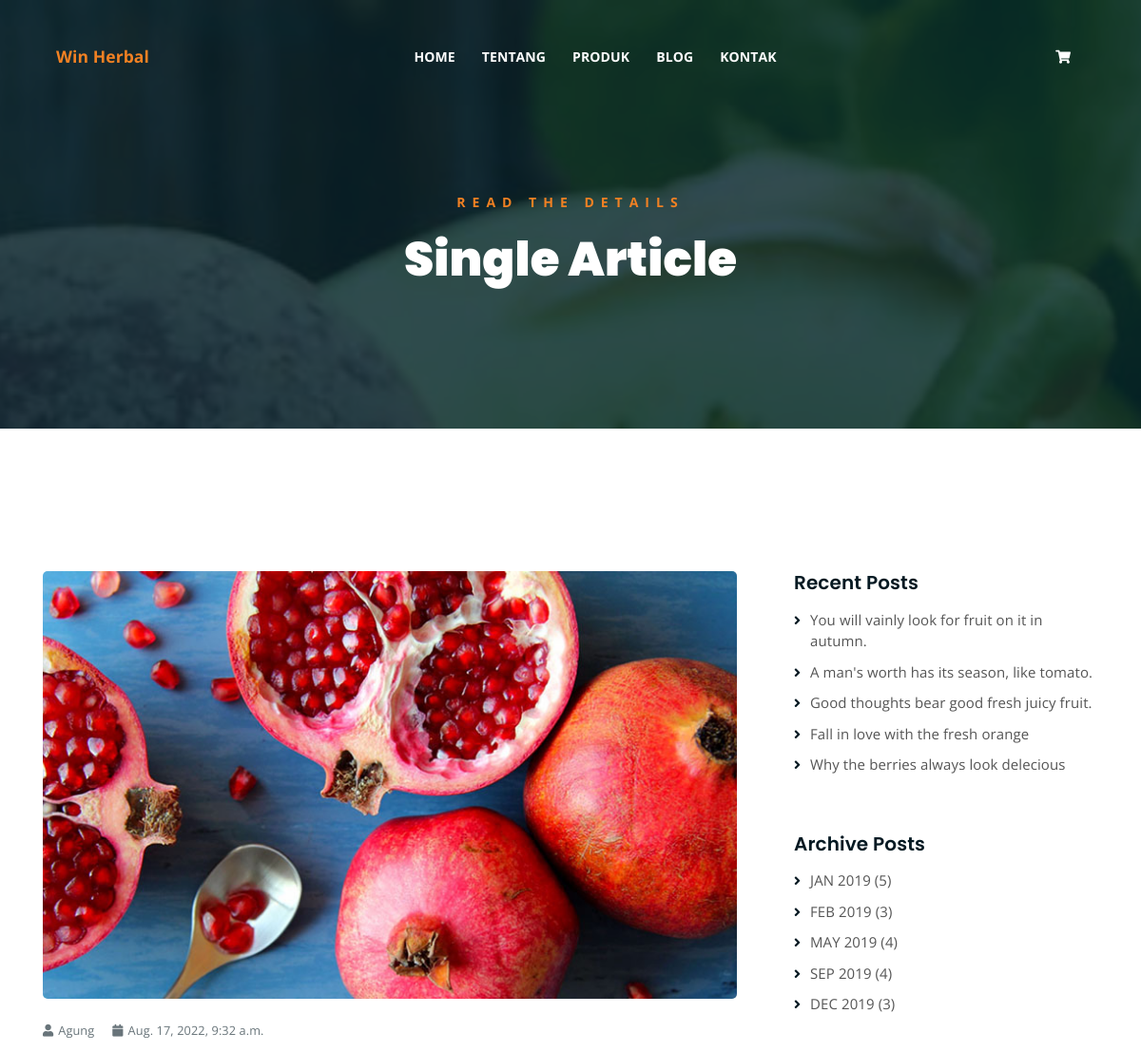
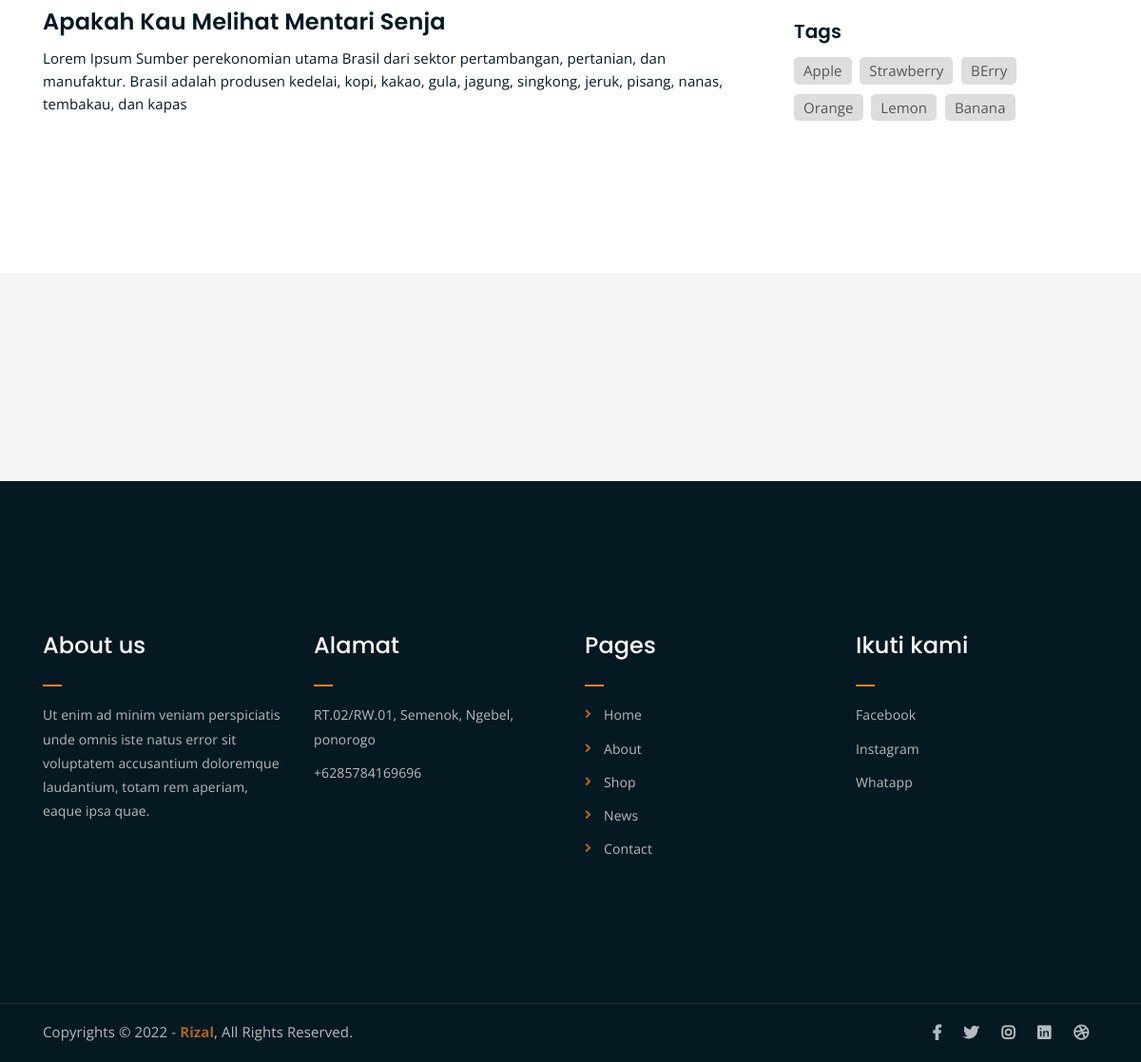
The page /blog/apakah-kau-melihat-mentari-senja on the database its author committed (2 pictures, top to bottom).
### blog/models.py (models this page shows, shortened)
class Article(models.Model):
    kategori = models.ForeignKey(ArCategory, related_name='article', on_delete=models.CASCADE)
    author = models.ForeignKey(settings.AUTH_USER_MODEL, on_delete=models.CASCADE, related_name='pengupload')
    judul = models.CharField(max_length=150)
    penulis = models.CharField(max_length=15, default='admin')
    body = models.TextField(blank=True)
    gambar = models.ImageField(upload_to='blog/', default='images/default.png')
    slug = models.SlugField(max_length=255)
    created = models.DateTimeField(auto_now_add=True)
    updated = models.DateTimeField(auto_now=True)
    class Meta:
        verbose_name_plural = 'Articles'
        ordering = ('-created',)

### blog/views.py (the view)
# urls.py: path('<slug:slug>', views.article_detail, name='article_detail'),
def article_detail(request, slug):
    article = get_object_or_404(Article, slug=slug,)
    return render(request, 'blog/single-news.html', {'article' : article})

### basket/basket.py (called while the page is built)
    def __len__(self):
        return sum(item['qty'] for item in self.basket.values())

### basket/context_processors.py (called while the page is built)
def basket(request):
    return {'basket': Basket(request)}

### store/context_processors.py (called while the page is built)
def categories(request):
    return {
        'categories': Category.objects.all()
    }

### templates/blog/single-news.html (shortened to what this page needs)
{% extends "../base.html" %}
{% load static %}
{% block content %}
	<div class="breadcrumb-section breadcrumb-bg">
		<div class="container">
			<div class="row">
				<div class="col-lg-8 offset-lg-2 text-center">
					<div class="breadcrumb-text">
						<p>Read the Details</p>
						<h1>Single Article</h1>
					</div>
				</div>
			</div>
		</div>
	</div>
	<div class="mt-150 mb-150">
		<div class="container">
			<div class="row">
				<div class="col-lg-8">
					<div class="single-article-section">
						<div class="single-article-text">
							<div class="single-artcile-bg"></div>
							<p class="blog-meta">
								<span class="author"><i class="fas fa-user"></i>{{ article.penulis }}</span>
								<span class="date"><i class="fas fa-calendar"></i>{{ article.created }}</span>
							</p>
							<h2>{{ article.judul }}</h2>
							<p>{{ article.body }}</p>
						</div>
					</div>
				</div>
				<div class="col-lg-4">
					<div class="sidebar-section">
						<div class="recent-posts">
							<h4>Recent Posts</h4>
							<ul>
								<li><a href="single-news.html">You will vainly look for fruit on it in autumn.</a></li>
								<li><a href="single-news.html">A man's worth has its season, like tomato.</a></li>
								<li><a href="single-news.html">Good thoughts bear good fresh juicy fruit.</a></li>
								<li><a href="single-news.html">Fall in love with the fresh orange</a></li>
								<li><a href="single-news.html">Why the berries always look delecious</a></li>
							</ul>
						</div>
						<div class="archive-posts">
							<h4>Archive Posts</h4>
							<ul>
								<li><a href="single-news.html">JAN 2019 (5)</a></li>
								<li><a href="single-news.html">FEB 2019 (3)</a></li>
								<li><a href="single-news.html">MAY 2019 (4)</a></li>
								<li><a href="single-news.html">SEP 2019 (4)</a></li>
								<li><a href="single-news.html">DEC 2019 (3)</a></li>
							</ul>
						</div>
						<div class="tag-section">
							<h4>Tags</h4>
							<ul>
								<li><a href="single-news.html">Apple</a></li>
								<li><a href="single-news.html">Strawberry</a></li>
								<li><a href="single-news.html">BErry</a></li>
								<li><a href="single-news.html">Orange</a></li>
								<li><a href="single-news.html">Lemon</a></li>
								<li><a href="single-news.html">Banana</a></li>
							</ul>
						</div>
					</div>
				</div>
			</div>
		</div>
	</div>
	<div class="logo-carousel-section">
		<div class="container">
			<div class="row">
				<div class="col-lg-12">
					<div class="logo-carousel-inner">
						<div class="single-logo-item">
							<img src="assets/img/company-logos/1.png" alt="">
						</div>
						<div class="single-logo-item">
							<img src="assets/img/company-logos/2.png" alt="">
						</div>
						<div class="single-logo-item">
							<img src="assets/img/company-logos/3.png" alt="">
						</div>
						<div class="single-logo-item">
							<img src="assets/img/company-logos/4.png" alt="">
						</div>
					</div>
				</div>
			</div>
		</div>
	</div>
{% endblock content %}

### static/main/css/main.css (style rules this page uses)
html { font-size: 14px; font-weight: 400; line-height: 28px; height: 100%; }
body { font-family: "Open Sans", sans-serif; font-weight: 400; font-size: 1rem; letter-spacing: 0.1px; line-height: 1.8; color: #051922; overflow-x: hidden; }
body img { max-width: 100%; }
a { cursor: pointer; text-decoration: none; -webkit-transition: all 0.2s ease-in-out; -o-transition: all 0.2s ease-in-out; transition: all 0.2s ease-in-out; }
h1, .h1, h2, .h2, h3, .h3, h4, .h4, h5, .h5, h6, .h6 { font-family: "Poppins", sans-serif; font-weight: 700; margin: 0 0 1.25rem 0; color: #051922; }
h1:last-child, .h1:last-child, h2:last-child, .h2:last-child, h3:last-child, .h3:last-child, h4:last-child, .h4:last-child, h5:last-child, .h5:last-child, h6:last-child, .h6:last-child { margin: 0; }
h1, .h1 { font-size: 4rem; font-weight: 700; line-height: 4rem; }
h2, .h2 { font-size: 3rem; font-weight: 700; line-height: 3.25rem; }
h4, .h4 { font-size: 1.5rem; font-weight: 700; line-height: 1.75rem; }
p { font-family: "Open Sans", sans-serif; font-weight: 400; font-size: 1rem; letter-spacing: 0.1px; line-height: 1.8; color: #051922; margin: 0 0 1.25rem 0; }
p:last-child { margin: 0; }
.mt-150 { margin-top: 150px; }
.mb-150 { margin-bottom: 150px; }
.breadcrumb-bg { background-image: url(../img/breadcrumb-bg.jpg); }
.breadcrumb-text p { color: #F28123; font-weight: 700; text-transform: uppercase; letter-spacing: 7px; }
.breadcrumb-text h1 { font-size: 50px; font-weight: 900; color: #fff; margin: 0; margin-top: 20px; }
.breadcrumb-section { padding: 150px 0; background-size: cover; background-position: center center; position: relative; z-index: 1; background-attachment: fixed; padding-top: 200px; }
.breadcrumb-section:after { position: absolute; left: 0; top: 0; width: 100%; height: 100%; content: ""; background-color: #07212e; z-index: -1; opacity: 0.8; }
.single-logo-item img { max-width: 180px; margin: 0 auto; }
.logo-carousel-section { background-color: #f5f5f5; padding: 50px 0; }
.single-logo-item { -webkit-transition: 0.3s; -o-transition: 0.3s; transition: 0.3s; }
.recent-posts ul li { -webkit-transition: 0.3s; -o-transition: 0.3s; transition: 0.3s; }
.sidebar-section ul li a { -webkit-transition: 0.3s; -o-transition: 0.3s; transition: 0.3s; }
html, body { height: 100%; }
p.blog-meta span { margin-right: 15px; opacity: 0.6; color: #051922; font-size: 0.85em; }
p.blog-meta span:last-child { margin-right: 0; }
p.blog-meta span i { margin-right: 5px; }
.single-artcile-bg { background-image: url(../img/latest-news/news-bg-3.jpg); height: 450px; }
.single-artcile-bg { background-size: cover; background-position: center; background-color: #ddd; border-radius: 5px; margin-bottom: 20px; }
.single-article-text h2 { font-size: 24px; font-weight: 600; line-height: 1.4; margin-bottom: 10px; }
.single-article-text p { font-size: 15px; line-height: 1.6; color: #051922; }
.sidebar-section { margin-left: 30px; }
.sidebar-section h4 { font-size: 20px; font-weight: 600; margin-bottom: 15px; }
.sidebar-section ul { margin: 0; padding: 0; list-style: none; }
.sidebar-section ul li { line-height: 1.5; }
.sidebar-section ul li a { color: #555; font-size: 15px; }
.sidebar-section > div { margin-bottom: 60px; }
.sidebar-section > div:last-child { margin-bottom: 0; }
.recent-posts ul li, .archive-posts ul li { position: relative; padding-left: 17px; margin-bottom: 10px; }
.recent-posts ul li:before, .archive-posts ul li:before { position: absolute; left: 0; top: 2px; content: "\f105"; font-family: "Font Awesome 5 Free"; font-weight: 900; }
.tag-section ul li { display: inline-block; }
.tag-section ul li a { background-color: #ddd; padding: 3px 10px; display: block; border-radius: 5px; margin-bottom: 10px; margin-right: 5px; }

### rows shown on the page
Article: penulis "Agung", created "Aug. 17, 2022, 9:32 a.m.", judul "Apakah Kau Melihat Mentari Senja", body "Lorem Ipsum Sumber perekonomian utama Brasil dari sektor pertambangan, pertanian, dan manufaktur. Brasil adalah produsen kedelai, kopi, kakao, gula, jagung, singkong, jeruk, pisang, nanas, tembakau, dan kapas"
